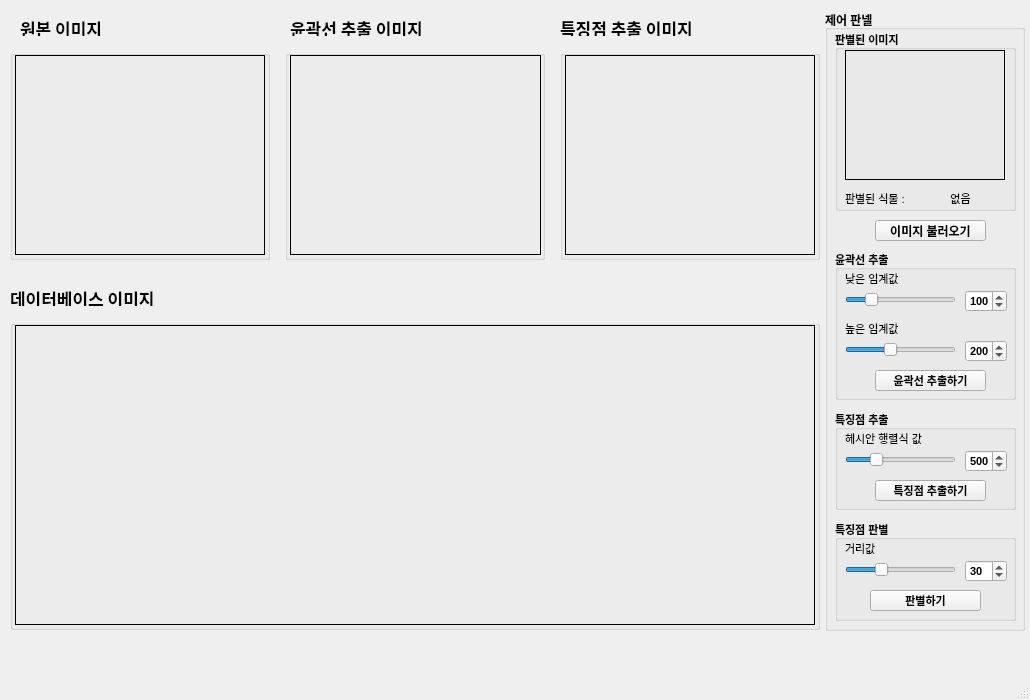
<?xml version="1.0" encoding="UTF-8"?>
<ui version="4.0">
 <class>MainWindow</class>
 <widget class="QMainWindow" name="MainWindow">
  <property name="geometry">
   <rect>
    <x>0</x>
    <y>0</y>
    <width>1030</width>
    <height>700</height>
   </rect>
  </property>
  <property name="windowTitle">
   <string>식용 약재 인식 프로그램</string>
  </property>
  <widget class="QWidget" name="centralWidget">
   <widget class="QGroupBox" name="Box_OriginalImage">
    <property name="geometry">
     <rect>
      <x>10</x>
      <y>50</y>
      <width>260</width>
      <height>210</height>
     </rect>
    </property>
    <property name="sizePolicy">
     <sizepolicy hsizetype="Preferred" vsizetype="Preferred">
      <horstretch>0</horstretch>
      <verstretch>0</verstretch>
     </sizepolicy>
    </property>
    <property name="font">
     <font>
      <family>HY신명조</family>
      <pointsize>14</pointsize>
      <weight>75</weight>
      <italic>false</italic>
      <bold>true</bold>
      <strikeout>false</strikeout>
      <stylestrategy>PreferDefault</stylestrategy>
      <kerning>true</kerning>
     </font>
    </property>
    <property name="styleSheet">
     <string notr="true"/>
    </property>
    <property name="title">
     <string/>
    </property>
    <property name="flat">
     <bool>false</bool>
    </property>
    <widget class="QLabel" name="Label_Original">
     <property name="geometry">
      <rect>
       <x>5</x>
       <y>5</y>
       <width>250</width>
       <height>200</height>
      </rect>
     </property>
     <property name="styleSheet">
      <string notr="true">border: 1px solid #000;</string>
     </property>
     <property name="text">
      <string/>
     </property>
    </widget>
   </widget>
   <widget class="QGroupBox" name="Box_Control">
    <property name="geometry">
     <rect>
      <x>825</x>
      <y>10</y>
      <width>200</width>
      <height>621</height>
     </rect>
    </property>
    <property name="font">
     <font>
      <family>Arial</family>
      <weight>75</weight>
      <bold>true</bold>
     </font>
    </property>
    <property name="title">
     <string>제어 판넬</string>
    </property>
    <widget class="QPushButton" name="Button_Open">
     <property name="geometry">
      <rect>
       <x>50</x>
       <y>210</y>
       <width>111</width>
       <height>21</height>
      </rect>
     </property>
     <property name="text">
      <string>이미지 불러오기</string>
     </property>
    </widget>
    <widget class="QGroupBox" name="groupBox">
     <property name="geometry">
      <rect>
       <x>10</x>
       <y>240</y>
       <width>181</width>
       <height>150</height>
      </rect>
     </property>
     <property name="font">
      <font>
       <pointsize>8</pointsize>
      </font>
     </property>
     <property name="title">
      <string>윤곽선 추출</string>
     </property>
     <widget class="QSlider" name="Slider_LowFilter">
      <property name="geometry">
       <rect>
        <x>10</x>
        <y>40</y>
        <width>111</width>
        <height>19</height>
       </rect>
      </property>
      <property name="maximum">
       <number>500</number>
      </property>
      <property name="value">
       <number>100</number>
      </property>
      <property name="orientation">
       <enum>Qt::Horizontal</enum>
      </property>
     </widget>
     <widget class="QLabel" name="label">
      <property name="geometry">
       <rect>
        <x>10</x>
        <y>20</y>
        <width>71</width>
        <height>16</height>
       </rect>
      </property>
      <property name="font">
       <font>
        <family>Arial</family>
        <weight>50</weight>
        <bold>false</bold>
       </font>
      </property>
      <property name="text">
       <string>낮은 임계값</string>
      </property>
     </widget>
     <widget class="QSpinBox" name="Spin_LowFilter">
      <property name="geometry">
       <rect>
        <x>130</x>
        <y>40</y>
        <width>42</width>
        <height>22</height>
       </rect>
      </property>
      <property name="maximum">
       <number>500</number>
      </property>
      <property name="value">
       <number>100</number>
      </property>
     </widget>
     <widget class="QLabel" name="label_2">
      <property name="geometry">
       <rect>
        <x>10</x>
        <y>70</y>
        <width>71</width>
        <height>16</height>
       </rect>
      </property>
      <property name="font">
       <font>
        <family>Arial</family>
        <weight>50</weight>
        <bold>false</bold>
       </font>
      </property>
      <property name="text">
       <string>높은 임계값</string>
      </property>
     </widget>
     <widget class="QSlider" name="Slider_HighFilter">
      <property name="geometry">
       <rect>
        <x>10</x>
        <y>90</y>
        <width>111</width>
        <height>19</height>
       </rect>
      </property>
      <property name="maximum">
       <number>500</number>
      </property>
      <property name="value">
       <number>200</number>
      </property>
      <property name="orientation">
       <enum>Qt::Horizontal</enum>
      </property>
     </widget>
     <widget class="QSpinBox" name="Spin_HighFilter">
      <property name="geometry">
       <rect>
        <x>130</x>
        <y>90</y>
        <width>42</width>
        <height>22</height>
       </rect>
      </property>
      <property name="maximum">
       <number>500</number>
      </property>
      <property name="value">
       <number>200</number>
      </property>
     </widget>
     <widget class="QPushButton" name="Button_Contour">
      <property name="geometry">
       <rect>
        <x>40</x>
        <y>120</y>
        <width>111</width>
        <height>21</height>
       </rect>
      </property>
      <property name="text">
       <string>윤곽선 추출하기</string>
      </property>
     </widget>
    </widget>
    <widget class="QGroupBox" name="groupBox_2">
     <property name="geometry">
      <rect>
       <x>10</x>
       <y>400</y>
       <width>181</width>
       <height>100</height>
      </rect>
     </property>
     <property name="sizePolicy">
      <sizepolicy hsizetype="Preferred" vsizetype="Preferred">
       <horstretch>0</horstretch>
       <verstretch>0</verstretch>
      </sizepolicy>
     </property>
     <property name="font">
      <font>
       <pointsize>8</pointsize>
      </font>
     </property>
     <property name="title">
      <string>특징점 추출</string>
     </property>
     <widget class="QSlider" name="Slider_Hessian">
      <property name="geometry">
       <rect>
        <x>10</x>
        <y>40</y>
        <width>111</width>
        <height>19</height>
       </rect>
      </property>
      <property name="maximum">
       <number>2000</number>
      </property>
      <property name="pageStep">
       <number>50</number>
      </property>
      <property name="value">
       <number>500</number>
      </property>
      <property name="orientation">
       <enum>Qt::Horizontal</enum>
      </property>
     </widget>
     <widget class="QLabel" name="label_3">
      <property name="geometry">
       <rect>
        <x>10</x>
        <y>20</y>
        <width>91</width>
        <height>16</height>
       </rect>
      </property>
      <property name="font">
       <font>
        <family>Arial</family>
        <weight>50</weight>
        <bold>false</bold>
       </font>
      </property>
      <property name="text">
       <string>헤시안 행렬식 값</string>
      </property>
     </widget>
     <widget class="QSpinBox" name="Spin_Hessian">
      <property name="geometry">
       <rect>
        <x>130</x>
        <y>40</y>
        <width>42</width>
        <height>22</height>
       </rect>
      </property>
      <property name="maximum">
       <number>2000</number>
      </property>
      <property name="value">
       <number>500</number>
      </property>
     </widget>
     <widget class="QPushButton" name="Button_SURF">
      <property name="geometry">
       <rect>
        <x>40</x>
        <y>70</y>
        <width>111</width>
        <height>21</height>
       </rect>
      </property>
      <property name="text">
       <string>특징점 추출하기</string>
      </property>
     </widget>
    </widget>
    <widget class="QGroupBox" name="Box_Matching">
     <property name="enabled">
      <bool>true</bool>
     </property>
     <property name="geometry">
      <rect>
       <x>10</x>
       <y>510</y>
       <width>181</width>
       <height>101</height>
      </rect>
     </property>
     <property name="minimumSize">
      <size>
       <width>0</width>
       <height>71</height>
      </size>
     </property>
     <property name="font">
      <font>
       <pointsize>8</pointsize>
      </font>
     </property>
     <property name="title">
      <string>특징점 판별</string>
     </property>
     <property name="checkable">
      <bool>false</bool>
     </property>
     <property name="checked">
      <bool>false</bool>
     </property>
     <widget class="QSlider" name="Slider_Matching">
      <property name="geometry">
       <rect>
        <x>10</x>
        <y>40</y>
        <width>111</width>
        <height>19</height>
       </rect>
      </property>
      <property name="maximum">
       <number>100</number>
      </property>
      <property name="pageStep">
       <number>1</number>
      </property>
      <property name="value">
       <number>30</number>
      </property>
      <property name="orientation">
       <enum>Qt::Horizontal</enum>
      </property>
     </widget>
     <widget class="QLabel" name="label_5">
      <property name="geometry">
       <rect>
        <x>10</x>
        <y>20</y>
        <width>121</width>
        <height>16</height>
       </rect>
      </property>
      <property name="font">
       <font>
        <family>Arial</family>
        <pointsize>8</pointsize>
        <weight>50</weight>
        <bold>false</bold>
       </font>
      </property>
      <property name="text">
       <string>거리값</string>
      </property>
     </widget>
     <widget class="QSpinBox" name="Spin_Matching">
      <property name="geometry">
       <rect>
        <x>130</x>
        <y>40</y>
        <width>42</width>
        <height>22</height>
       </rect>
      </property>
      <property name="maximum">
       <number>100</number>
      </property>
      <property name="value">
       <number>30</number>
      </property>
     </widget>
     <widget class="QPushButton" name="Button_Matching">
      <property name="geometry">
       <rect>
        <x>35</x>
        <y>70</y>
        <width>111</width>
        <height>21</height>
       </rect>
      </property>
      <property name="text">
       <string>판별하기</string>
      </property>
     </widget>
    </widget>
    <widget class="QGroupBox" name="Box_Solution">
     <property name="geometry">
      <rect>
       <x>10</x>
       <y>20</y>
       <width>181</width>
       <height>181</height>
      </rect>
     </property>
     <property name="font">
      <font>
       <pointsize>8</pointsize>
      </font>
     </property>
     <property name="title">
      <string>판별된 이미지</string>
     </property>
     <widget class="QLabel" name="Label_Solution">
      <property name="geometry">
       <rect>
        <x>10</x>
        <y>20</y>
        <width>160</width>
        <height>130</height>
       </rect>
      </property>
      <property name="styleSheet">
       <string notr="true">border: 1px solid #000;</string>
      </property>
      <property name="text">
       <string/>
      </property>
     </widget>
     <widget class="QLabel" name="label_6">
      <property name="geometry">
       <rect>
        <x>10</x>
        <y>160</y>
        <width>71</width>
        <height>16</height>
       </rect>
      </property>
      <property name="font">
       <font>
        <family>Arial</family>
        <pointsize>8</pointsize>
        <weight>50</weight>
        <bold>false</bold>
       </font>
      </property>
      <property name="text">
       <string>판별된 식물 : </string>
      </property>
     </widget>
     <widget class="QLabel" name="TextLabel_Solution">
      <property name="geometry">
       <rect>
        <x>80</x>
        <y>158</y>
        <width>91</width>
        <height>20</height>
       </rect>
      </property>
      <property name="font">
       <font>
        <family>Arial</family>
        <pointsize>8</pointsize>
        <weight>50</weight>
        <bold>false</bold>
       </font>
      </property>
      <property name="text">
       <string>없음</string>
      </property>
      <property name="alignment">
       <set>Qt::AlignCenter</set>
      </property>
     </widget>
    </widget>
   </widget>
   <widget class="QGroupBox" name="Box_ContourImage">
    <property name="geometry">
     <rect>
      <x>285</x>
      <y>50</y>
      <width>260</width>
      <height>210</height>
     </rect>
    </property>
    <property name="font">
     <font>
      <family>HY신명조</family>
      <pointsize>14</pointsize>
      <weight>75</weight>
      <bold>true</bold>
     </font>
    </property>
    <property name="styleSheet">
     <string notr="true"/>
    </property>
    <property name="title">
     <string/>
    </property>
    <widget class="QLabel" name="Label_Contour">
     <property name="geometry">
      <rect>
       <x>5</x>
       <y>5</y>
       <width>251</width>
       <height>200</height>
      </rect>
     </property>
     <property name="styleSheet">
      <string notr="true">border: 1px solid #000;</string>
     </property>
     <property name="text">
      <string/>
     </property>
    </widget>
   </widget>
   <widget class="QGroupBox" name="Box_SURFImage">
    <property name="geometry">
     <rect>
      <x>560</x>
      <y>50</y>
      <width>260</width>
      <height>210</height>
     </rect>
    </property>
    <property name="sizePolicy">
     <sizepolicy hsizetype="Preferred" vsizetype="Preferred">
      <horstretch>0</horstretch>
      <verstretch>0</verstretch>
     </sizepolicy>
    </property>
    <property name="font">
     <font>
      <family>HY신명조</family>
      <pointsize>14</pointsize>
      <weight>75</weight>
      <bold>true</bold>
     </font>
    </property>
    <property name="styleSheet">
     <string notr="true"/>
    </property>
    <property name="title">
     <string/>
    </property>
    <widget class="QLabel" name="Label_SURF">
     <property name="geometry">
      <rect>
       <x>5</x>
       <y>5</y>
       <width>250</width>
       <height>200</height>
      </rect>
     </property>
     <property name="styleSheet">
      <string notr="true">border: 1px solid #000;</string>
     </property>
     <property name="text">
      <string/>
     </property>
    </widget>
   </widget>
   <widget class="QGroupBox" name="Box_List">
    <property name="geometry">
     <rect>
      <x>10</x>
      <y>320</y>
      <width>810</width>
      <height>310</height>
     </rect>
    </property>
    <property name="font">
     <font>
      <family>HY신명조</family>
      <pointsize>14</pointsize>
      <weight>75</weight>
      <bold>true</bold>
     </font>
    </property>
    <property name="autoFillBackground">
     <bool>false</bool>
    </property>
    <property name="styleSheet">
     <string notr="true"/>
    </property>
    <property name="title">
     <string/>
    </property>
    <widget class="QLabel" name="Label_List">
     <property name="geometry">
      <rect>
       <x>5</x>
       <y>5</y>
       <width>800</width>
       <height>300</height>
      </rect>
     </property>
     <property name="styleSheet">
      <string notr="true">border: 1px solid #000;</string>
     </property>
     <property name="text">
      <string/>
     </property>
     <property name="scaledContents">
      <bool>false</bool>
     </property>
    </widget>
   </widget>
   <widget class="QLabel" name="label_4">
    <property name="geometry">
     <rect>
      <x>20</x>
      <y>20</y>
      <width>101</width>
      <height>16</height>
     </rect>
    </property>
    <property name="font">
     <font>
      <family>Arial Narrow</family>
      <pointsize>13</pointsize>
      <weight>75</weight>
      <bold>true</bold>
     </font>
    </property>
    <property name="text">
     <string>원본 이미지</string>
    </property>
   </widget>
   <widget class="QLabel" name="label_7">
    <property name="geometry">
     <rect>
      <x>290</x>
      <y>20</y>
      <width>151</width>
      <height>16</height>
     </rect>
    </property>
    <property name="font">
     <font>
      <family>Arial Narrow</family>
      <pointsize>13</pointsize>
      <weight>75</weight>
      <bold>true</bold>
     </font>
    </property>
    <property name="text">
     <string>윤곽선 추출 이미지</string>
    </property>
   </widget>
   <widget class="QLabel" name="label_8">
    <property name="geometry">
     <rect>
      <x>560</x>
      <y>20</y>
      <width>151</width>
      <height>16</height>
     </rect>
    </property>
    <property name="font">
     <font>
      <family>Arial Narrow</family>
      <pointsize>13</pointsize>
      <weight>75</weight>
      <bold>true</bold>
     </font>
    </property>
    <property name="text">
     <string>특징점 추출 이미지</string>
    </property>
   </widget>
   <widget class="QLabel" name="label_9">
    <property name="geometry">
     <rect>
      <x>10</x>
      <y>290</y>
      <width>171</width>
      <height>16</height>
     </rect>
    </property>
    <property name="font">
     <font>
      <family>Arial Narrow</family>
      <pointsize>13</pointsize>
      <weight>75</weight>
      <bold>true</bold>
     </font>
    </property>
    <property name="text">
     <string>데이터베이스 이미지</string>
    </property>
   </widget>
   <widget class="QLabel" name="label_10">
    <property name="geometry">
     <rect>
      <x>830</x>
      <y>640</y>
      <width>190</width>
      <height>40</height>
     </rect>
    </property>
    <property name="text">
     <string/>
    </property>
    <property name="pixmap">
     <pixmap resource="Resource.qrc">:/new/prefix1/gs_logo.png</pixmap>
    </property>
    <property name="scaledContents">
     <bool>true</bool>
    </property>
   </widget>
  </widget>
  <widget class="QStatusBar" name="statusBar"/>
 </widget>
 <layoutdefault spacing="6" margin="11"/>
 <resources>
  <include location="Resource.qrc"/>
 </resources>
 <connections/>
</ui>
